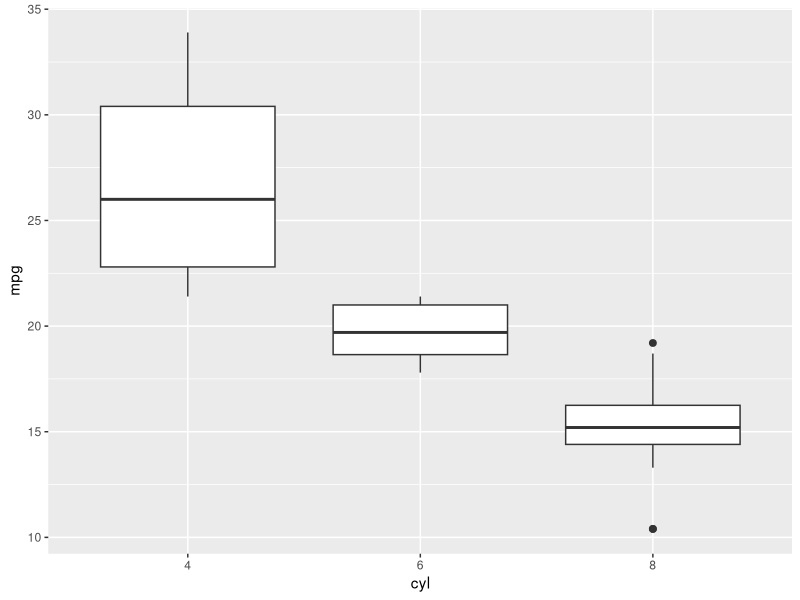

Write R code to recreate this figure.
## ---- chunk 1
knitr::opts_chunk$set(echo = FALSE)
## ---- chunk 2
library(ggplot2)
mpgData <- data.frame(mpg = mtcars$mpg, var = factor(mtcars$cyl))
ggplot(mpgData, aes(var, mpg)) +
      geom_boxplot(outlier.size = 2) + xlab("cyl")


